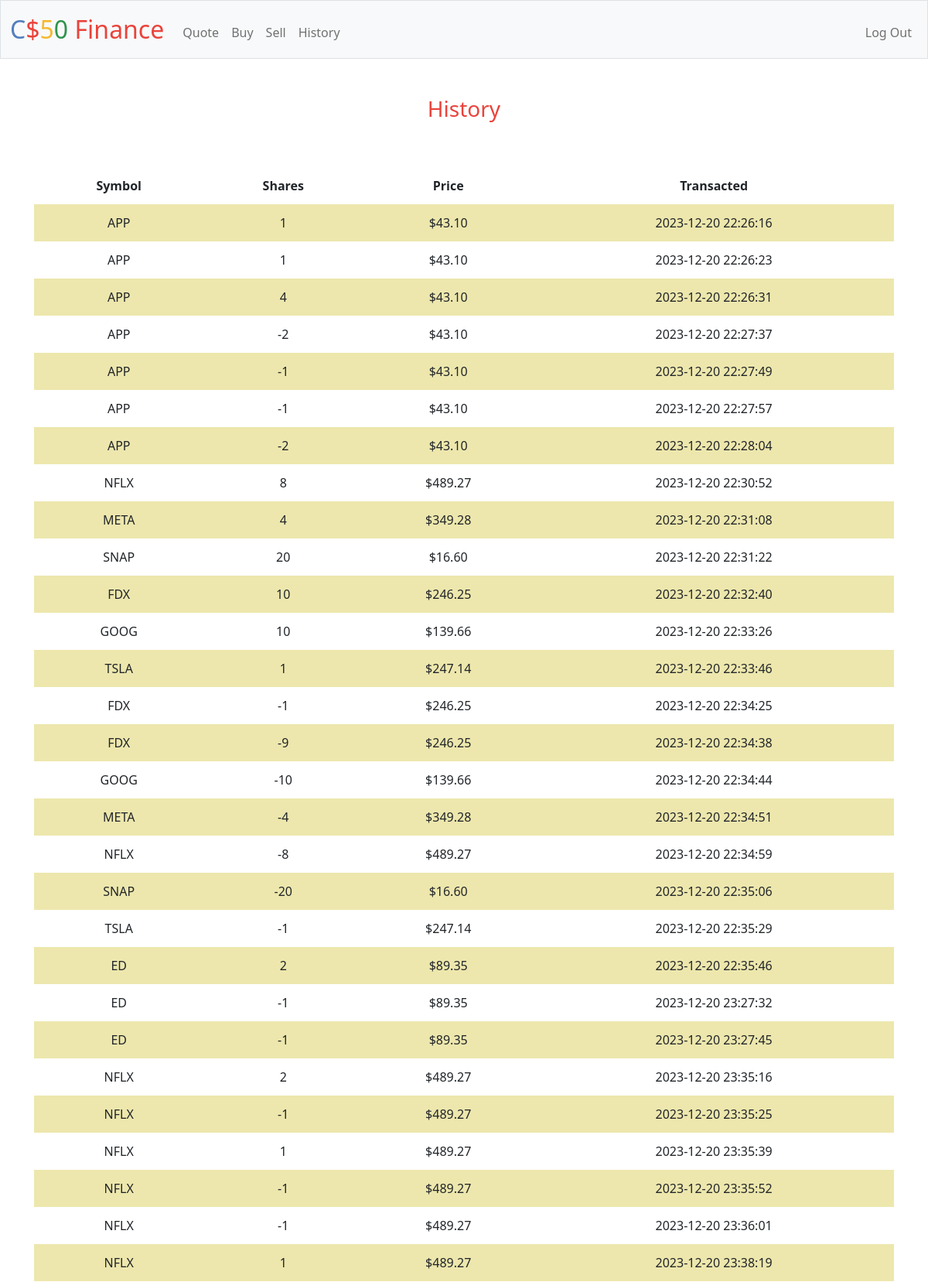
Screenshot of /history (signed in, upper part) with the database file from the repository.
### tables this page shows
CREATE TABLE purchases (user_id INTEGER NOT NULL, stock_symbol TEXT NOT NULL, stock_price NUMERIC NOT NULL, stock_shares NUMERIC NOT NULL, purchase_date DATE, current_cash NUMERIC NOT NULL);

### app.py (the view)
@app.route("/history")
@login_required
def history():
    purchases_row = db.execute(
        "SELECT stock_symbol, stock_shares, stock_price, purchase_date FROM purchases WHERE user_id = ?",
        session["user_id"],
    )
    return render_template("history.html", purchases=purchases_row)

### app.py (called while the page is built)
@app.after_request
def after_request(response):
    response.headers["Cache-Control"] = "no-cache, no-store, must-revalidate"
    response.headers["Expires"] = 0
    response.headers["Pragma"] = "no-cache"
    return response

### helpers.py (called while the page is built)
def login_required(f):
    @wraps(f)
    def decorated_function(*args, **kwargs):
        if session.get("user_id") is None:
            return redirect("/login")
        return f(*args, **kwargs)
    return decorated_function

def usd(value):
    return f"${value:,.2f}"

### templates/history.html (shortened to what this page needs)
{% extends "layout.html" %}
{% block main %}
    <h3 class="page-title register">History</h3>
    <form action="/history" method="get">
        <div class="section">
            <table>
                <thead>
                    <tr>
                        <th>Symbol</th>
                        <th>Shares</th>
                        <th>Price</th>
                        <th>Transacted</th>
                    </tr>
                </thead>
                <tbody>
                    {% for purchase in purchases %}
                    <tr>
                        <td>{{ purchase.stock_symbol }}</td>
                        <td>{{ purchase.stock_shares }}</td>
                        <td>{{ purchase.stock_price | usd }}</td>
                        <td>{{ purchase.purchase_date }}</td>
                    </tr>
                    {% endfor %}
                </tbody>
            </table>
        </div>
    </form>
{% endblock %}

### templates/layout.html (shortened to what this page needs)
<!DOCTYPE html>
<html lang="en">
    <head>
        <link href="https://cdn.jsdelivr.net/npm/bootstrap@5.1.3/dist/css/bootstrap.min.css" rel="stylesheet">
        <link href="/static/styles.css" rel="stylesheet">
    </head>
    <body>
        <nav class="bg-light border navbar navbar-expand-md navbar-light">
            <div class="container-fluid">
                <a class="navbar-brand" href="/"><span class="blue">C</span><span class="red">$</span><span class="yellow">5</span><span class="green">0</span> <span class="red">Finance</span></a>
                <div class="collapse navbar-collapse" id="navbar">
                    {% if session["user_id"] %}
                        <ul class="navbar-nav me-auto mt-2">
                            <li class="nav-item"><a class="nav-link" href="/quote">Quote</a></li>
                            <li class="nav-item"><a class="nav-link" href="/buy">Buy</a></li>
                            <li class="nav-item"><a class="nav-link" href="/sell">Sell</a></li>
                            <li class="nav-item"><a class="nav-link" href="/history">History</a></li>
                        </ul>
                        <ul class="navbar-nav ms-auto mt-2">
                            <li class="nav-item"><a class="nav-link" href="/logout">Log Out</a></li>
                        </ul>
                    {% else %}
                        <ul class="navbar-nav ms-auto mt-2">
                            <li class="nav-item"><a class="nav-link" href="/register">Register</a></li>
                            <li class="nav-item"><a class="nav-link" href="/login">Log In</a></li>
                            <li class="nav-item"><a class="nav-link" href="/password">Change Password</a></li>
                        </ul>
                    {% endif %}
                </div>
            </div>
        </nav>
        <main class="container-fluid py-5 text-center">
            {% block main %}{% endblock %}
        </main>
    </body>
</html>

### static/styles.css (style rules this page uses)
nav .navbar-brand { font-size: xx-large; }
nav .navbar-brand .blue { color: #537fbe; }
nav .navbar-brand .red { color: #ea433b; }
nav .navbar-brand .yellow { color: #f5b82e; }
nav .navbar-brand .green { color: #2e944b; }
.page-title { margin-bottom: 50px; }
.page-title.register { color: #ea433b; }
.section { padding-bottom: 1rem; padding-left: 2rem; padding-right: 2rem; padding-top: 0.5rem; }
table { background-color: transparent; margin-bottom: 1rem; width: 100%; }
table th, table td { padding: 0.75rem; vertical-align: middle; }
tbody tr:nth-of-type(odd) { background-color: #ede7ad }

### rows the page displays
purchases: stock_symbol "APP", stock_shares "1", stock_price "$43.10", purchase_date "2023-12-20 22:26:16"
purchases: stock_symbol "APP", stock_shares "1", stock_price "$43.10", purchase_date "2023-12-20 22:26:23"
purchases: stock_symbol "APP", stock_shares "4", stock_price "$43.10", purchase_date "2023-12-20 22:26:31"
purchases: stock_symbol "APP", stock_shares "-2", stock_price "$43.10", purchase_date "2023-12-20 22:27:37"
purchases: stock_symbol "APP", stock_shares "-1", stock_price "$43.10", purchase_date "2023-12-20 22:27:49"
purchases: stock_symbol "APP", stock_shares "-1", stock_price "$43.10", purchase_date "2023-12-20 22:27:57"
purchases: stock_symbol "APP", stock_shares "-2", stock_price "$43.10", purchase_date "2023-12-20 22:28:04"
purchases: stock_symbol "NFLX", stock_shares "8", stock_price "$489.27", purchase_date "2023-12-20 22:30:52"
purchases: stock_symbol "META", stock_shares "4", stock_price "$349.28", purchase_date "2023-12-20 22:31:08"
purchases: stock_symbol "SNAP", stock_shares "20", stock_price "$16.60", purchase_date "2023-12-20 22:31:22"
purchases: stock_symbol "FDX", stock_shares "10", stock_price "$246.25", purchase_date "2023-12-20 22:32:40"
purchases: stock_symbol "GOOG", stock_shares "10", stock_price "$139.66", purchase_date "2023-12-20 22:33:26"
purchases: stock_symbol "TSLA", stock_shares "1", stock_price "$247.14", purchase_date "2023-12-20 22:33:46"
purchases: stock_symbol "FDX", stock_shares "-1", stock_price "$246.25", purchase_date "2023-12-20 22:34:25"
purchases: stock_symbol "FDX", stock_shares "-9", stock_price "$246.25", purchase_date "2023-12-20 22:34:38"
purchases: stock_symbol "GOOG", stock_shares "-10", stock_price "$139.66", purchase_date "2023-12-20 22:34:44"
purchases: stock_symbol "META", stock_shares "-4", stock_price "$349.28", purchase_date "2023-12-20 22:34:51"
purchases: stock_symbol "NFLX", stock_shares "-8", stock_price "$489.27", purchase_date "2023-12-20 22:34:59"
purchases: stock_symbol "SNAP", stock_shares "-20", stock_price "$16.60", purchase_date "2023-12-20 22:35:06"
purchases: stock_symbol "TSLA", stock_shares "-1", stock_price "$247.14", purchase_date "2023-12-20 22:35:29"
purchases: stock_symbol "ED", stock_shares "2", stock_price "$89.35", purchase_date "2023-12-20 22:35:46"
purchases: stock_symbol "ED", stock_shares "-1", stock_price "$89.35", purchase_date "2023-12-20 23:27:32"
purchases: stock_symbol "ED", stock_shares "-1", stock_price "$89.35", purchase_date "2023-12-20 23:27:45"
purchases: stock_symbol "NFLX", stock_shares "2", stock_price "$489.27", purchase_date "2023-12-20 23:35:16"
purchases: stock_symbol "NFLX", stock_shares "-1", stock_price "$489.27", purchase_date "2023-12-20 23:35:25"
purchases: stock_symbol "NFLX", stock_shares "1", stock_price "$489.27", purchase_date "2023-12-20 23:35:39"
purchases: stock_symbol "NFLX", stock_shares "-1", stock_price "$489.27", purchase_date "2023-12-20 23:35:52"
purchases: stock_symbol "NFLX", stock_shares "-1", stock_price "$489.27", purchase_date "2023-12-20 23:36:01"
purchases: stock_symbol "NFLX", stock_shares "1", stock_price "$489.27", purchase_date "2023-12-20 23:38:19"
